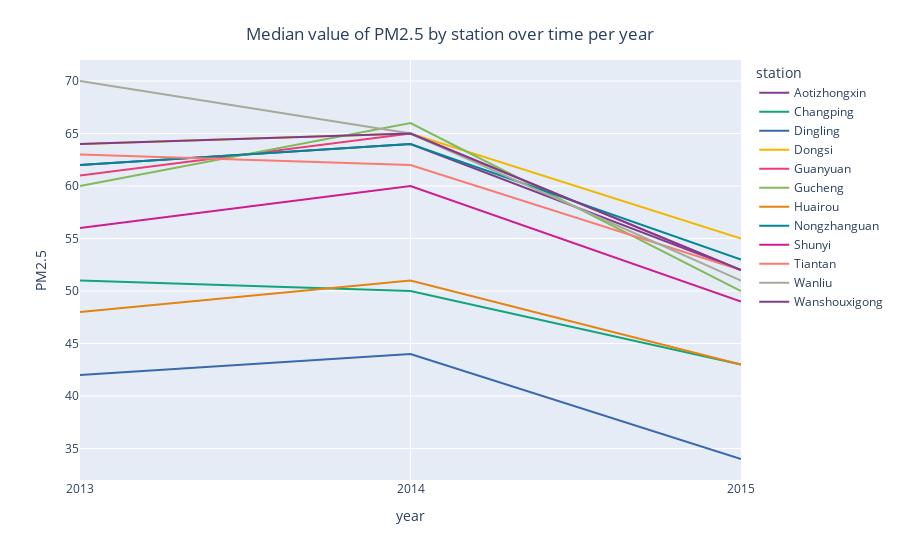

This figure's notebook cell:
### Markdown cell above
Now, let's look at how the target behaves across the years, months, hours in a day and days of the week for the different stations. To have a general look at the data, we use the median. You can zoom in and out in the plot and choose one or more stations to analyze the data. 

**(Below: interactive plotly plots that cannot be displayed on github and have to be run locally)**

### Code cell
col = 'year'
fig = px.line(df[[col, "target", "station"]].groupby([col, "station"]).median().reset_index(),
              x=col,
              y="target",
              color="station",
              color_discrete_sequence=px.colors.qualitative.Bold)
fig.update_xaxes(tickvals=[2013, 2014, 2015,], ticktext=["2013", "2014", "2015"])
fig.update_layout(
    title={
        'text': "Median value of PM2.5 by station over time per " + str(col),
        'x': 0.5,
        'y': 0.95, # adjust the y-coordinate to move the title up or down
        'xanchor': 'center',
        'yanchor': 'top'})
fig.update_xaxes(title=str(col))
fig.update_yaxes(title="PM2.5")
fig.show()

### Figure 1 — Plotly figure (JSON) as saved in the notebook; plotly's stock layout.template omitted (floating-point values rounded to 4 significant figures)
{"data": [{"hovertemplate": "station=Aotizhongxin<br>year=%{x}<br>target=%{y}<extra></extra>", "legendgroup": "Aotizhongxin", "line": {"color": "rgb(127, 60, 141)", "dash": "solid"}, "marker": {"symbol": "circle"}, "mode": "lines", "name": "Aotizhongxin", "orientation": "v", "showlegend": true, "type": "scatter", "x": [2013, 2014, 2015], "xaxis": "x", "y": [62, 64, 52], "yaxis": "y"}, {"hovertemplate": "station=Changping<br>year=%{x}<br>target=%{y}<extra></extra>", "legendgroup": "Changping", "line": {"color": "rgb(17, 165, 121)", "dash": "solid"}, "marker": {"symbol": "circle"}, "mode": "lines", "name": "Changping", "orientation": "v", "showlegend": true, "type": "scatter", "x": [2013, 2014, 2015], "xaxis": "x", "y": [51, 50, 43], "yaxis": "y"}, {"hovertemplate": "station=Dingling<br>year=%{x}<br>target=%{y}<extra></extra>", "legendgroup": "Dingling", "line": {"color": "rgb(57, 105, 172)", "dash": "solid"}, "marker": {"symbol": "circle"}, "mode": "lines", "name": "Dingling", "orientation": "v", "showlegend": true, "type": "scatter", "x": [2013, 2014, 2015], "xaxis": "x", "y": [42, 44, 34], "yaxis": "y"}, {"hovertemplate": "station=Dongsi<br>year=%{x}<br>target=%{y}<extra></extra>", "legendgroup": "Dongsi", "line": {"color": "rgb(242, 183, 1)", "dash": "solid"}, "marker": {"symbol": "circle"}, "mode": "lines", "name": "Dongsi", "orientation": "v", "showlegend": true, "type": "scatter", "x": [2013, 2014, 2015], "xaxis": "x", "y": [64, 65, 55], "yaxis": "y"}, {"hovertemplate": "station=Guanyuan<br>year=%{x}<br>target=%{y}<extra></extra>", "legendgroup": "Guanyuan", "line": {"color": "rgb(231, 63, 116)", "dash": "solid"}, "marker": {"symbol": "circle"}, "mode": "lines", "name": "Guanyuan", "orientation": "v", "showlegend": true, "type": "scatter", "x": [2013, 2014, 2015], "xaxis": "x", "y": [61, 65, 52], "yaxis": "y"}, {"hovertemplate": "station=Gucheng<br>year=%{x}<br>target=%{y}<extra></extra>", "legendgroup": "Gucheng", "line": {"color": "rgb(128, 186, 90)", "dash": "solid"}, "marker": {"symbol": "circle"}, "mode": "lines", "name": "Gucheng", "orientation": "v", "showlegend": true, "type": "scatter", "x": [2013, 2014, 2015], "xaxis": "x", "y": [60, 66, 50], "yaxis": "y"}, {"hovertemplate": "station=Huairou<br>year=%{x}<br>target=%{y}<extra></extra>", "legendgroup": "Huairou", "line": {"color": "rgb(230, 131, 16)", "dash": "solid"}, "marker": {"symbol": "circle"}, "mode": "lines", "name": "Huairou", "orientation": "v", "showlegend": true, "type": "scatter", "x": [2013, 2014, 2015], "xaxis": "x", "y": [48, 51, 43], "yaxis": "y"}, {"hovertemplate": "station=Nongzhanguan<br>year=%{x}<br>target=%{y}<extra></extra>", "legendgroup": "Nongzhanguan", "line": {"color": "rgb(0, 134, 149)", "dash": "solid"}, "marker": {"symbol": "circle"}, "mode": "lines", "name": "Nongzhanguan", "orientation": "v", "showlegend": true, "type": "scatter", "x": [2013, 2014, 2015], "xaxis": "x", "y": [62, 64, 53], "yaxis": "y"}, {"hovertemplate": "station=Shunyi<br>year=%{x}<br>target=%{y}<extra></extra>", "legendgroup": "Shunyi", "line": {"color": "rgb(207, 28, 144)", "dash": "solid"}, "marker": {"symbol": "circle"}, "mode": "lines", "name": "Shunyi", "orientation": "v", "showlegend": true, "type": "scatter", "x": [2013, 2014, 2015], "xaxis": "x", "y": [56, 60, 49], "yaxis": "y"}, {"hovertemplate": "station=Tiantan<br>year=%{x}<br>target=%{y}<extra></extra>", "legendgroup": "Tiantan", "line": {"color": "rgb(249, 123, 114)", "dash": "solid"}, "marker": {"symbol": "circle"}, "mode": "lines", "name": "Tiantan", "orientation": "v", "showlegend": true, "type": "scatter", "x": [2013, 2014, 2015], "xaxis": "x", "y": [63, 62, 52], "yaxis": "y"}, {"hovertemplate": "station=Wanliu<br>year=%{x}<br>target=%{y}<extra></extra>", "legendgroup": "Wanliu", "line": {"color": "rgb(165, 170, 153)", "dash": "solid"}, "marker": {"symbol": "circle"}, "mode": "lines", "name": "Wanliu", "orientation": "v", "showlegend": true, "type": "scatter", "x": [2013, 2014, 2015], "xaxis": "x", "y": [70, 65, 51], "yaxis": "y"}, {"hovertemplate": "station=Wanshouxigong<br>year=%{x}<br>target=%{y}<extra></extra>", "legendgroup": "Wanshouxigong", "line": {"color": "rgb(127, 60, 141)", "dash": "solid"}, "marker": {"symbol": "circle"}, "mode": "lines", "name": "Wanshouxigong", "orientation": "v", "showlegend": true, "type": "scatter", "x": [2013, 2014, 2015], "xaxis": "x", "y": [64, 65, 52], "yaxis": "y"}], "layout": {"legend": {"title": {"text": "station"}, "tracegroupgap": 0}, "margin": {"t": 60}, "title": {"text": "Median value of PM2.5 by station over time per year", "x": 0.5, "xanchor": "center", "y": 0.95, "yanchor": "top"}, "xaxis": {"anchor": "y", "domain": [0, 1], "ticktext": ["2013", "2014", "2015"], "tickvals": [2013, 2014, 2015], "title": {"text": "year"}}, "yaxis": {"anchor": "x", "domain": [0, 1], "title": {"text": "PM2.5"}}}}
